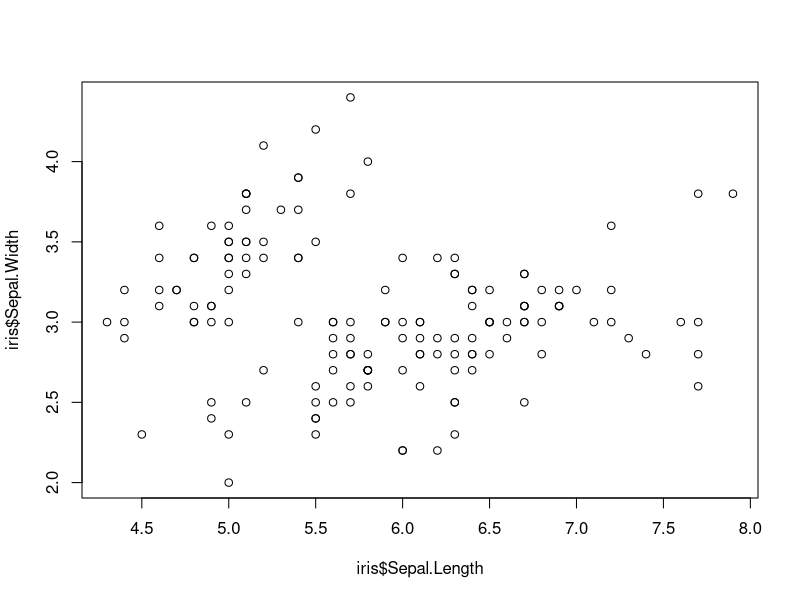
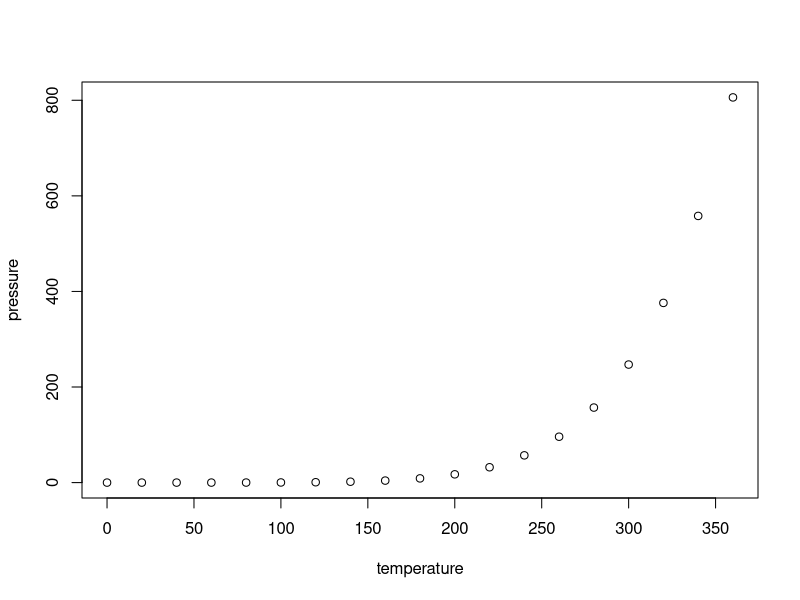

Source code (R) for these figures, in order:
## ---- chunk 1
knitr::opts_chunk$set(echo = TRUE)
## ---- chunk 2
data(iris)
iris_setosa <- subset(iris, Species == 'setosa')
head(iris_setosa)
## ---- chunk 3
data(iris)
plot(iris$Sepal.Length, iris$Sepal.Width)
## ---- chunk 4
summary(cars)
## ---- chunk 5
plot(pressure)
